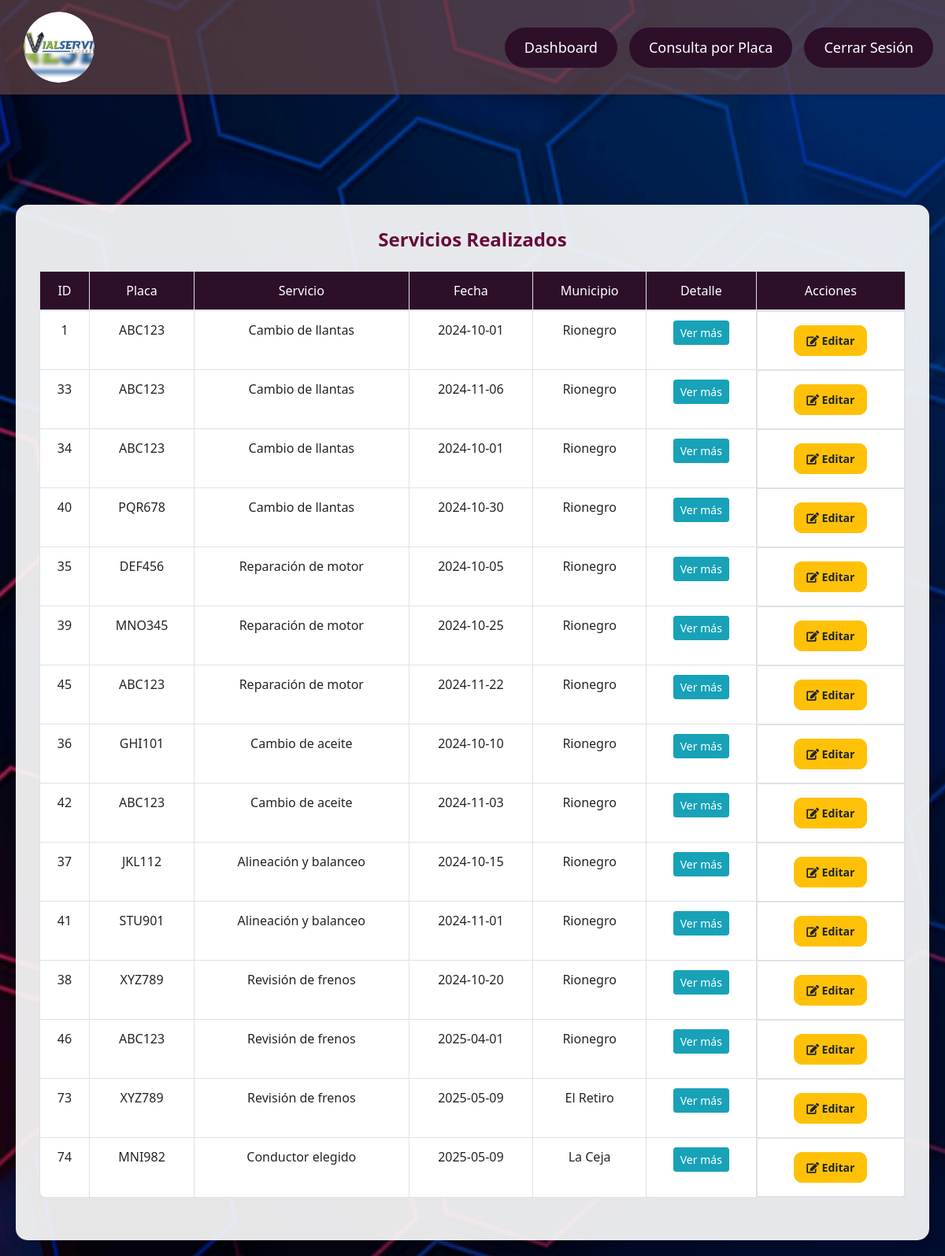
Page /consulta_general.php (signed in) on the committed database.
### tables this page shows
CREATE TABLE `servicios_realizados` (
  `Servicio_Realizado_id` int(11) NOT NULL,
  `Cedula_Empleado_id_Servicios_Realizados` int(11) DEFAULT NULL,
  `Vehiculo_id_Servicios_Realizados` varchar(20) DEFAULT NULL,
  `Servicio_id_Servicios_Realizados` int(11) DEFAULT NULL,
  `Fecha` date DEFAULT NULL,
  `municipio` int(11) DEFAULT 11,
  `Ubicación` varchar(255) DEFAULT NULL,
  `Novedades` text DEFAULT NULL,
  `Fotos` text DEFAULT NULL,
  `Detalle_Servicio` text DEFAULT NULL,
  `Custodia_Servicio` text DEFAULT NULL,
  `Facturación_Separada` tinyint(1) DEFAULT NULL
);

CREATE TABLE `servicios` (
  `Servicio_id` int(11) NOT NULL,
  `Nombre_Servicio` varchar(100) NOT NULL,
  `Descripción` varchar(255) DEFAULT NULL
);

CREATE TABLE `municipios` (
  `id` int(11) NOT NULL,
  `nombre` varchar(100) NOT NULL
);

### validPermissions.php (called while the page is built, shortened)
<?php
function usuarioTienePermiso($usuarioId, $permisoNombre, $conexion) {
    $sql = "
        SELECT p.nombre
        FROM empleados e
        JOIN roles r ON e.rol_id = r.id
        JOIN rol_permisos rp ON r.id = rp.rol_id
        JOIN permisos p ON rp.permiso_id = p.id
        WHERE e.Cedula_Empleado_id = ? AND p.nombre = ?
    ";
    $stmt = $conexion->prepare($sql);
    $stmt->bind_param("is", $usuarioId, $permisoNombre);
    $stmt->execute();
    return $stmt->get_result()->fetch_assoc() !== null;
}
?>

### consulta_general.php (the view, shortened to what this page needs)
<?php
include('validPermissions.php');
include('header.php');
require_once 'config.php';
$usuarioPuedeEditar = usuarioTienePermiso($_SESSION['cedula'], 'actualizar_servicio', $conn);
$usuarioPuedeEliminar = usuarioTienePermiso($_SESSION['cedula'], 'eliminar_servicio', $conn);
$mostrarAcciones = $usuarioPuedeEditar || $usuarioPuedeEliminar;
$sql = "
    SELECT
        sr.Servicio_Realizado_id,
        sr.Cedula_Empleado_id_Servicios_Realizados,
        sr.Vehiculo_id_Servicios_Realizados,
        s.Nombre_Servicio,
        sr.Fecha,
        m.nombre as nombre_municipio,
        sr.Ubicación,
        sr.Novedades,
        sr.Fotos,
        sr.Detalle_Servicio,
        sr.Custodia_Servicio
    FROM servicios_realizados sr
    JOIN servicios s ON sr.Servicio_id_Servicios_Realizados = s.Servicio_id
    JOIN municipios m ON sr.municipio = m.id
";
$result = $conn->query($sql);
?>
<!DOCTYPE html>
<html lang="es">
<head>
    <link href="https://stackpath.bootstrapcdn.com/bootstrap/4.5.2/css/bootstrap.min.css" rel="stylesheet">
    <link rel="stylesheet" href="https://cdnjs.cloudflare.com/ajax/libs/font-awesome/5.15.4/css/all.min.css">
</head>
<body>
    <div class="main-content">
        <div class="container">
            <h2>Servicios Realizados</h2>
            <table class="table table-bordered">
                <thead>
                    <tr>
                        <th>ID</th>
                        <th>Placa</th>
                        <th>Servicio</th>
                        <th>Fecha</th>
                        <th>Municipio</th>
                        <th>Detalle</th>
                        <?php if ($mostrarAcciones) { ?>
                            <th>Acciones</th>
                        <?php } ?>
                    </tr>
                </thead>
                <tbody>
                    <?php
                    if ($result->num_rows > 0) {
                        while ($row = $result->fetch_assoc()) {
                            echo "<tr id='row-" . $row['Servicio_Realizado_id'] . "'>";
                            echo "<td>" . $row['Servicio_Realizado_id'] . "</td>";
                            echo "<td>" . $row['Vehiculo_id_Servicios_Realizados'] . "</td>";
                            echo "<td>" . $row['Nombre_Servicio'] . "</td>";
                            echo "<td>" . $row['Fecha'] . "</td>";
                            echo "<td>" . $row['nombre_municipio'] . "</td>";
                            echo "<td>";
                            echo "<button class='btn btn-info btn-sm' onclick='toggleDetails(" . $row['Servicio_Realizado_id'] . ")'>Ver más</button>";
                            echo "</td>";
                            if ($mostrarAcciones) {
                                echo "<td class='action-buttons'>";
                                if ($usuarioPuedeEditar) {
                                    echo "<a href='editar_servicio_realizado.php?id=" . $row['Servicio_Realizado_id'] . "' class='btn btn-warning btn-sm' data-no-warning><i class='fas fa-edit'></i> Editar</a> ";
                                }
                                echo "</td>";
                            }
                            echo "</tr>";
                        }
                    } else {
                        echo "<tr><td colspan='12'>No se encontraron registros</td></tr>";
                    }
                    ?>
                </tbody>
            </table>
        </div>
    </div>
</body>
</html>

### consulta_general.php (style rules this page uses)
* { margin: 0; padding: 0; box-sizing: border-box; }
body { font-family: 'Segoe UI', Tahoma, Geneva, Verdana, sans-serif; background-image: url('Imagenes/ConsultaGeneral.jpg'); background-size: cover; background-position: center; background-repeat: no-repeat; display: flex; flex-direction: column; min-height: 100vh; padding-top: 120px; }
.main-content { padding: 20px; margin-top: 120px; flex-grow: 1; display: flex; justify-content: center; align-items: center; }
.container { background-color: rgba(255, 255, 255, 0.9); padding: 30px; border-radius: 15px; box-shadow: 0 6px 15px rgba(0, 0, 0, 0.1); max-width: 1200px; width: 100%; overflow: auto; }
h2 { text-align: center; color: #680c39; margin-bottom: 25px; font-size: 24px; font-weight: 600; }
.table { background-color: #fff; border-radius: 10px; overflow: auto; }
th { background-color: #2d0f2a; color: white; font-weight: bold; }
th, td { padding: 12px; text-align: center; font-weight: 500; }
.action-buttons { display: flex; gap: 10px; justify-content: center; align-items: center; }
.btn-success, .btn-warning, .btn-danger { margin: 5px; padding: 8px 15px; border-radius: 10px; font-size: 14px; font-weight: 600; }

### rows in the picture
servicios_realizados: Servicio_Realizado_id "1", Vehiculo_id_Servicios_Realizados "ABC123", Servicio_id_Servicios_Realizados.Nombre_Servicio "Cambio de llantas", Fecha "2024-10-01", municipio.nombre "Rionegro"
servicios_realizados: Servicio_Realizado_id "33", Vehiculo_id_Servicios_Realizados "ABC123", Servicio_id_Servicios_Realizados.Nombre_Servicio "Cambio de llantas", Fecha "2024-11-06", municipio.nombre "Rionegro"
servicios_realizados: Servicio_Realizado_id "34", Vehiculo_id_Servicios_Realizados "ABC123", Servicio_id_Servicios_Realizados.Nombre_Servicio "Cambio de llantas", Fecha "2024-10-01", municipio.nombre "Rionegro"
servicios_realizados: Servicio_Realizado_id "40", Vehiculo_id_Servicios_Realizados "PQR678", Servicio_id_Servicios_Realizados.Nombre_Servicio "Cambio de llantas", Fecha "2024-10-30", municipio.nombre "Rionegro"
servicios_realizados: Servicio_Realizado_id "35", Vehiculo_id_Servicios_Realizados "DEF456", Servicio_id_Servicios_Realizados.Nombre_Servicio "Reparación de motor", Fecha "2024-10-05", municipio.nombre "Rionegro"
servicios_realizados: Servicio_Realizado_id "39", Vehiculo_id_Servicios_Realizados "MNO345", Servicio_id_Servicios_Realizados.Nombre_Servicio "Reparación de motor", Fecha "2024-10-25", municipio.nombre "Rionegro"
servicios_realizados: Servicio_Realizado_id "45", Vehiculo_id_Servicios_Realizados "ABC123", Servicio_id_Servicios_Realizados.Nombre_Servicio "Reparación de motor", Fecha "2024-11-22", municipio.nombre "Rionegro"
servicios_realizados: Servicio_Realizado_id "36", Vehiculo_id_Servicios_Realizados "GHI101", Servicio_id_Servicios_Realizados.Nombre_Servicio "Cambio de aceite", Fecha "2024-10-10", municipio.nombre "Rionegro"
servicios_realizados: Servicio_Realizado_id "42", Vehiculo_id_Servicios_Realizados "ABC123", Servicio_id_Servicios_Realizados.Nombre_Servicio "Cambio de aceite", Fecha "2024-11-03", municipio.nombre "Rionegro"
servicios_realizados: Servicio_Realizado_id "37", Vehiculo_id_Servicios_Realizados "JKL112", Servicio_id_Servicios_Realizados.Nombre_Servicio "Alineación y balanceo", Fecha "2024-10-15", municipio.nombre "Rionegro"
servicios_realizados: Servicio_Realizado_id "41", Vehiculo_id_Servicios_Realizados "STU901", Servicio_id_Servicios_Realizados.Nombre_Servicio "Alineación y balanceo", Fecha "2024-11-01", municipio.nombre "Rionegro"
servicios_realizados: Servicio_Realizado_id "38", Vehiculo_id_Servicios_Realizados "XYZ789", Servicio_id_Servicios_Realizados.Nombre_Servicio "Revisión de frenos", Fecha "2024-10-20", municipio.nombre "Rionegro"
servicios_realizados: Servicio_Realizado_id "46", Vehiculo_id_Servicios_Realizados "ABC123", Servicio_id_Servicios_Realizados.Nombre_Servicio "Revisión de frenos", Fecha "2025-04-01", municipio.nombre "Rionegro"
servicios_realizados: Servicio_Realizado_id "73", Vehiculo_id_Servicios_Realizados "XYZ789", Servicio_id_Servicios_Realizados.Nombre_Servicio "Revisión de frenos", Fecha "2025-05-09", municipio.nombre "El Retiro"
servicios_realizados: Servicio_Realizado_id "74", Vehiculo_id_Servicios_Realizados "MNI982", Servicio_id_Servicios_Realizados.Nombre_Servicio "Conductor elegido", Fecha "2025-05-09", municipio.nombre "La Ceja"
